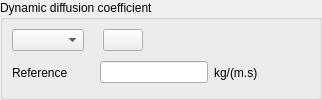
    <widget class="QGroupBox" name="groupBoxDiftl0">
     <property name="toolTip">
      <string>&lt;html&gt;&lt;head/&gt;&lt;body&gt;&lt;p&gt;&lt;span style=&quot; font-size:9pt;&quot;&gt;Define the dynamic diffusion coefficient in kg/m/s. Useful only with combustion.&lt;/span&gt;&lt;/p&gt;&lt;p&gt;&lt;span style=&quot; font-size:9pt;&quot;&gt;(code_saturne key word: &amp;quot;diffusivity_ref&amp;quot; for enthalpy field)&lt;/span&gt;&lt;/p&gt;&lt;/body&gt;&lt;/html&gt;</string>
     </property>
     <property name="title">
      <string>Dynamic diffusion coefficient</string>
     </property>
     <layout class="QHBoxLayout" name="_2">
      <property name="spacing">
       <number>6</number>
      </property>
      <property name="leftMargin">
       <number>9</number>
      </property>
      <property name="topMargin">
       <number>9</number>
      </property>
      <property name="rightMargin">
       <number>9</number>
      </property>
      <property name="bottomMargin">
       <number>9</number>
      </property>
      <item>
       <layout class="QVBoxLayout" name="_3">
        <property name="spacing">
         <number>6</number>
        </property>
        <property name="leftMargin">
         <number>0</number>
        </property>
        <property name="topMargin">
         <number>0</number>
        </property>
        <property name="rightMargin">
         <number>0</number>
        </property>
        <property name="bottomMargin">
         <number>0</number>
        </property>
        <item>
         <layout class="QHBoxLayout" name="_4">
          <property name="spacing">
           <number>6</number>
          </property>
          <property name="leftMargin">
           <number>0</number>
          </property>
          <property name="topMargin">
           <number>0</number>
          </property>
          <property name="rightMargin">
           <number>0</number>
          </property>
          <property name="bottomMargin">
           <number>0</number>
          </property>
          <item>
           <layout class="QHBoxLayout" name="_5">
            <property name="spacing">
             <number>6</number>
            </property>
            <property name="leftMargin">
             <number>0</number>
            </property>
            <property name="topMargin">
             <number>0</number>
            </property>
            <property name="rightMargin">
             <number>0</number>
            </property>
            <property name="bottomMargin">
             <number>0</number>
            </property>
            <item>
             <widget class="QComboBox" name="comboBoxDiftl0">
              <property name="toolTip">
               <string>&lt;html&gt;&lt;head/&gt;&lt;body&gt;&lt;p&gt;&lt;span style=&quot; font-size:9pt;&quot;&gt;Fill the formula editor in case of a variable fluid thermal conductivity.&lt;/span&gt;&lt;/p&gt;&lt;/body&gt;&lt;/html&gt;</string>
              </property>
             </widget>
            </item>
            <item>
             <spacer>
              <property name="orientation">
               <enum>Qt::Horizontal</enum>
              </property>
              <property name="sizeHint" stdset="0">
               <size>
                <width>13</width>
                <height>22</height>
               </size>
              </property>
             </spacer>
            </item>
            <item>
             <widget class="QPushButton" name="pushButtonDiftl0">
              <property name="toolTip">
               <string>&lt;html&gt;&lt;head/&gt;&lt;body&gt;&lt;p&gt;&lt;span style=&quot; font-size:9pt;&quot;&gt;Fill the formula editor in case of a variable fluid thermal conductivity.&lt;/span&gt;&lt;/p&gt;&lt;/body&gt;&lt;/html&gt;</string>
              </property>
              <property name="text">
               <string/>
              </property>
              <property name="icon">
               <iconset resource="resources_pages.qrc">
                <normaloff>:data/icons/22x22/edit-find-replace.png</normaloff>:data/icons/22x22/edit-find-replace.png</iconset>
              </property>
              <property name="iconSize">
               <size>
                <width>22</width>
                <height>22</height>
               </size>
              </property>
             </widget>
            </item>
           </layout>
          </item>
          <item>
           <spacer>
            <property name="orientation">
             <enum>Qt::Horizontal</enum>
            </property>
            <property name="sizeHint" stdset="0">
             <size>
              <width>13</width>
              <height>20</height>
             </size>
            </property>
           </spacer>
          </item>
         </layout>
        </item>
        <item>
         <layout class="QHBoxLayout" name="_6">
          <property name="spacing">
           <number>6</number>
          </property>
          <property name="leftMargin">
           <number>0</number>
          </property>
          <property name="topMargin">
           <number>0</number>
          </property>
          <property name="rightMargin">
           <number>0</number>
          </property>
          <property name="bottomMargin">
           <number>0</number>
          </property>
          <item>
           <widget class="QLabel" name="labelDiftl0">
            <property name="toolTip">
             <string>&lt;html&gt;&lt;head/&gt;&lt;body&gt;&lt;p&gt;&lt;span style=&quot; font-size:9pt;&quot;&gt;Define the dynamic diffusion coefficient in kg/m/s. Useful only with combustion.&lt;/span&gt;&lt;/p&gt;&lt;p&gt;&lt;span style=&quot; font-size:9pt;&quot;&gt;(code_saturne key word: &lt;/span&gt;&lt;span style=&quot; font-size:9pt; font-weight:600;&quot;&gt;DIFTL0&lt;/span&gt;&lt;span style=&quot; font-size:9pt;&quot;&gt;)&lt;/span&gt;&lt;/p&gt;&lt;/body&gt;&lt;/html&gt;</string>
            </property>
            <property name="text">
             <string>Reference</string>
            </property>
           </widget>
          </item>
          <item>
           <spacer>
            <property name="orientation">
             <enum>Qt::Horizontal</enum>
            </property>
            <property name="sizeHint" stdset="0">
             <size>
              <width>13</width>
              <height>22</height>
             </size>
            </property>
           </spacer>
          </item>
          <item>
           <widget class="QLabel" name="labelVarDiftl0">
            <property name="text">
             <string/>
            </property>
           </widget>
          </item>
          <item>
           <widget class="QLineEdit" name="lineEditDiftl0">
            <property name="toolTip">
             <string>&lt;html&gt;&lt;head/&gt;&lt;body&gt;&lt;p&gt;&lt;span style=&quot; font-size:9pt;&quot;&gt;Define the dynamic diffusion coefficient in kg/m/s. Useful only with combustion.&lt;/span&gt;&lt;/p&gt;&lt;p&gt;&lt;span style=&quot; font-size:9pt;&quot;&gt;(code_saturne key word: &lt;/span&gt;&lt;span style=&quot; font-size:9pt; font-weight:600;&quot;&gt;DIFTL0&lt;/span&gt;&lt;span style=&quot; font-size:9pt;&quot;&gt;)&lt;/span&gt;&lt;/p&gt;&lt;/body&gt;&lt;/html&gt;</string>
            </property>
           </widget>
          </item>
          <item>
           <widget class="QLabel" name="labelUnitDiftl0">
            <property name="toolTip">
             <string>&lt;html&gt;&lt;head/&gt;&lt;body&gt;&lt;p&gt;&lt;span style=&quot; font-size:9pt;&quot;&gt;Define the dynamic diffusion coefficient in kg/m/s. Useful only with combustion.&lt;/span&gt;&lt;/p&gt;&lt;p&gt;&lt;span style=&quot; font-size:9pt;&quot;&gt;(code_saturne key word: &lt;/span&gt;&lt;span style=&quot; font-size:9pt; font-weight:600;&quot;&gt;DIFTL0&lt;/span&gt;&lt;span style=&quot; font-size:9pt;&quot;&gt;)&lt;/span&gt;&lt;/p&gt;&lt;/body&gt;&lt;/html&gt;</string>
            </property>
            <property name="text">
             <string>kg/(m.s)</string>
            </property>
           </widget>
          </item>
         </layout>
        </item>
       </layout>
      </item>
      <item>
       <spacer>
        <property name="orientation">
         <enum>Qt::Horizontal</enum>
        </property>
        <property name="sizeHint" stdset="0">
         <size>
          <width>52</width>
          <height>22</height>
         </size>
        </property>
       </spacer>
      </item>
     </layout>
    </widget>
